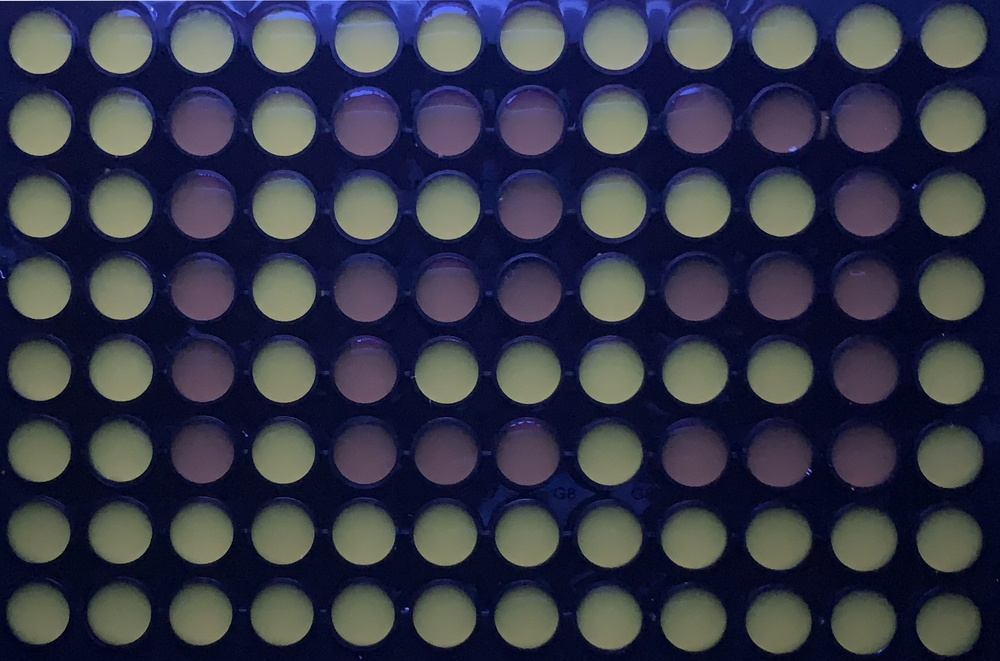
#> input picture code/API/test/test1.jpg, 1000 x 661 px, shrunk from 2417 x 1598 before the run
$ python 'utils_test copy.py'
#> lines starting #> are read from the running program, lines starting #| are printed output that depends on the picture
from typing import List

import cv2

alphabet = ["A","B","C","D","E","F","G","H"]
alphabet_num={"A":1,"B":2,"C":3,"D":4,"E":5,"F":6,"G":7,"H":8}


def char_to_num(id:str)->int:
    """将ID转化为数字"""
    row = alphabet_num[id[0]]
    column = int(id[1:])
    return (row-1)*12+column

def num_to_char(num:int)->str:
    """将数字转化为ID"""
    row = (num-1)//12+1
    column = (num-1)%12+1
    return alphabet[row-1]+str(column)

def get_location(shape,id):
    """给定孔板的形状和孔的ID返回孔的位置"""
    row_block:int = shape[1]//12
    column_block:int = shape[0]//8

    location_row = row_block*((id-1)%12)+row_block//2
    location_column = column_block*((id-1) // 12)+column_block//2
    return location_row,location_column


def quick_judge(path,tol:int)->List[str]:
    """
    快速判断和标准样本是否有差异
    每一块孔板最左边一列为标准样品，给定这一列从而满足误差的兼容
    之后对比从第二列开始的每一个孔，探索其中是否存在不在标准列区间内部的孔
    返回这些孔的ID
    """
#> called with path = './test1.jpg', tol = 20
    img = cv2.imread(path)
#> img is the input picture: shape (661, 1000, 3); mean B, G, R 72.4, 55.5, 52.9

    B, G, R = cv2.split(img)
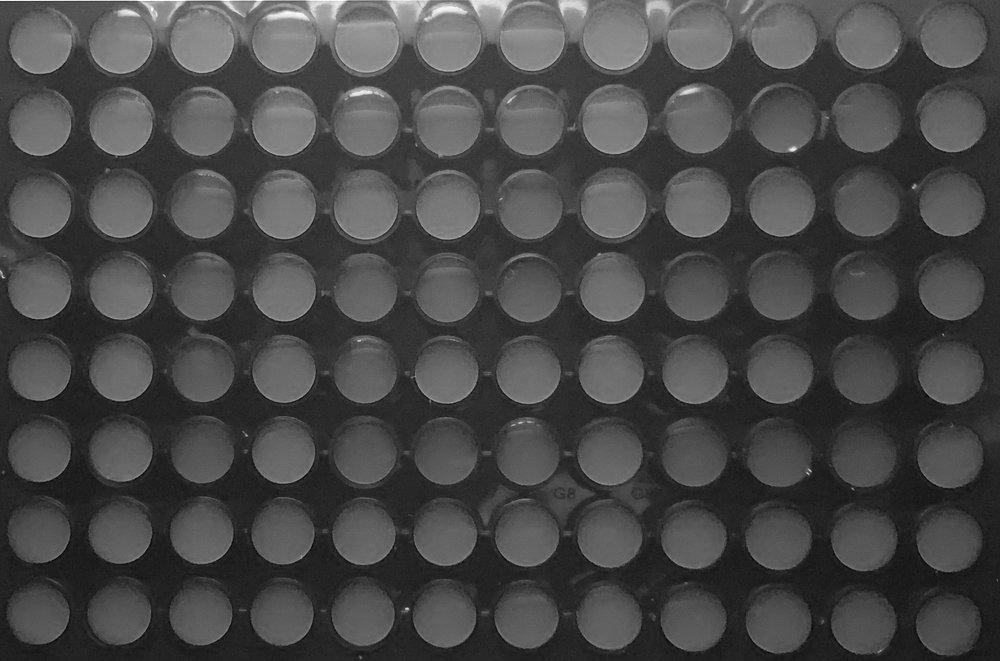
#> B: shape (661, 1000); min 4, max 255, mean 72.4
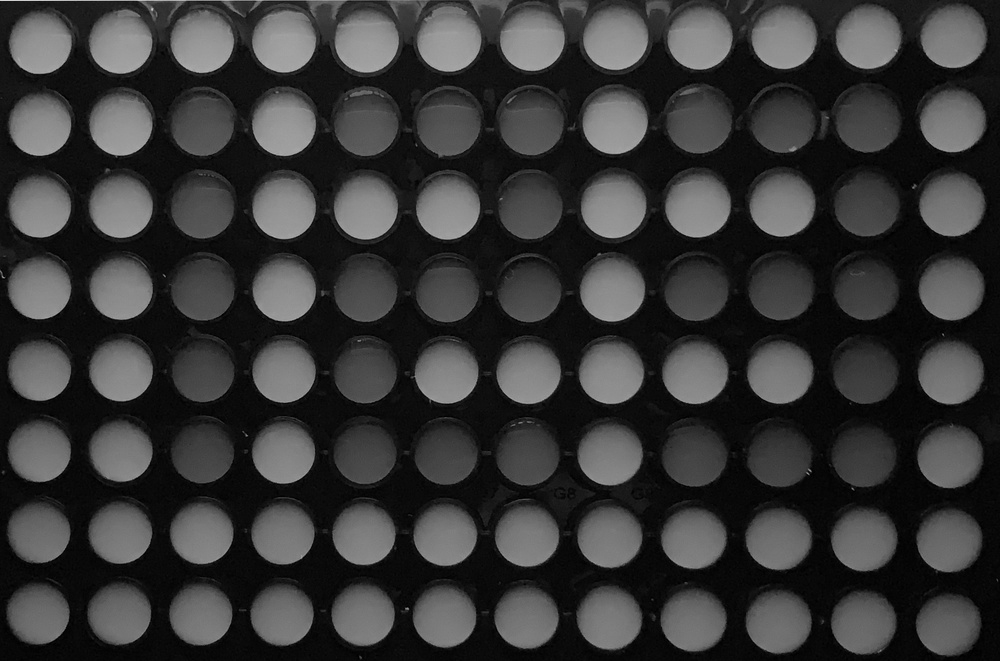
#> G: shape (661, 1000); min 0, max 211, mean 55.5
    HSV = cv2.cvtColor(img, cv2.COLOR_BGR2HSV)
#> HSV: shape (661, 1000, 3); mean H, S, V 97.8, 131.2, 78.1
    H, S, V = cv2.split(HSV)
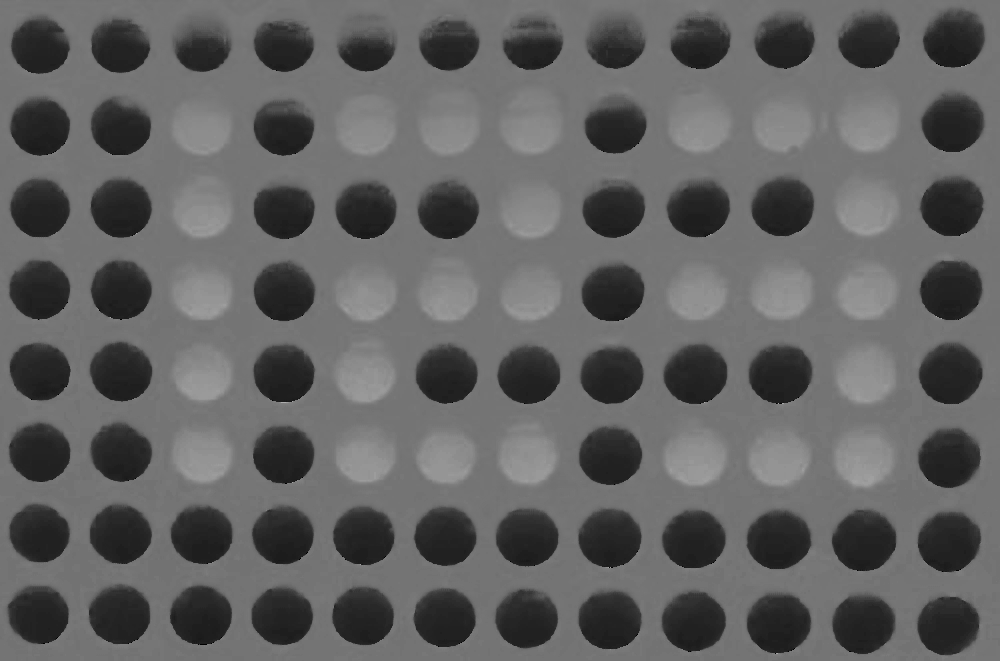
#> H: shape (661, 1000); min 0, max 173, mean 97.8
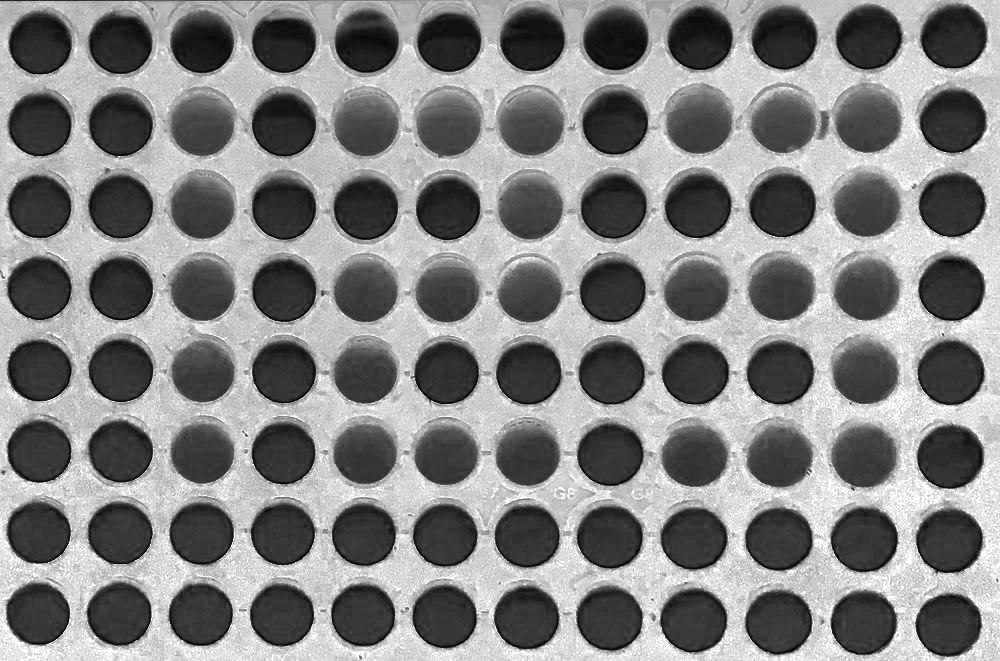
#> S: shape (661, 1000); min 0, max 255, mean 131.2
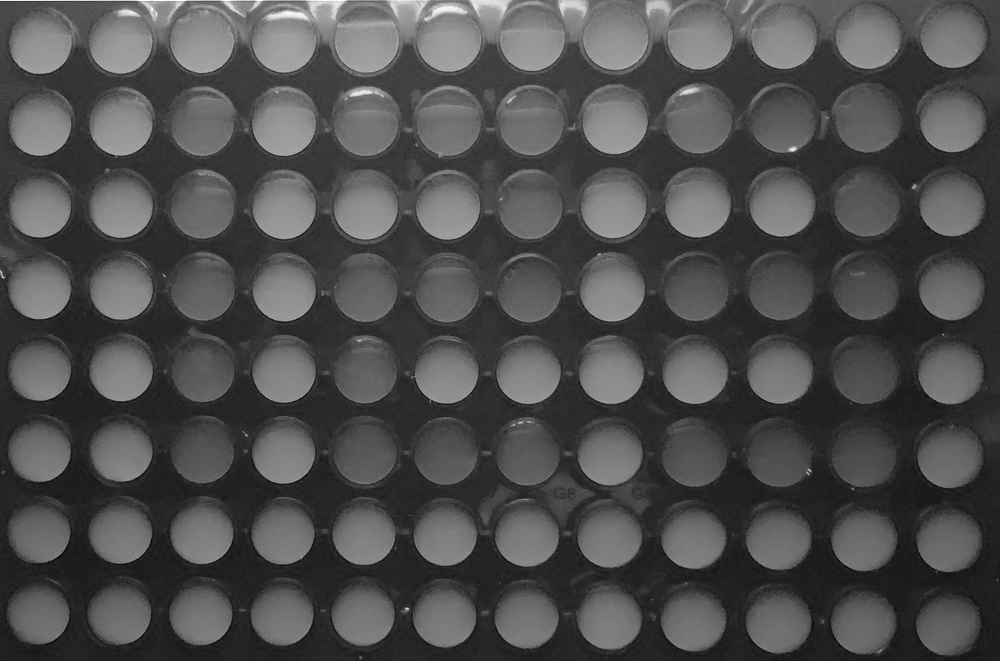
#> V: shape (661, 1000); min 4, max 255, mean 78.1
    data = [R, G, B, H, S, V] #获得在全位置的RGBHSV数据
    shape = B.shape
#> shape = (661, 1000)

    # 计算标准范围
    data = get_data(path,[1,13,25,37,49,61,73,85])
    # 获得标准RGB范围
    R_min = min(data["1"][0],data["13"][0],data["25"][0],data["37"][0],data["49"][0],data["61"][0],data["73"][0],data["85"][0])-tol
#> R_min = 87
    R_max = max(data["1"][0],data["13"][0],data["25"][0],data["37"][0],data["49"][0],data["61"][0],data["73"][0],data["85"][0])+tol
#> R_max = 163

    G_min = min(data["1"][1],data["13"][1],data["25"][1],data["37"][1],data["49"][1],data["61"][1],data["73"][1],data["85"][1])-tol
#> G_min = 89
    G_max = max(data["1"][1],data["13"][1],data["25"][1],data["37"][1],data["49"][1],data["61"][1],data["73"][1],data["85"][1])+tol
#> G_max = 167

    B_min = min(data["1"][2],data["13"][2],data["25"][2],data["37"][2],data["49"][2],data["61"][2],data["73"][2],data["85"][2])-tol
#> B_min = 65
    B_max = max(data["1"][2],data["13"][2],data["25"][2],data["37"][2],data["49"][2],data["61"][2],data["73"][2],data["85"][2])+tol
#> B_max = 142

    ans = []
    # 开始对比
    for i in range(8):
        for j in range(2,13):
            num = i*12+j
            location_row, location_column = get_location(shape, num)
            if R[location_column][location_row]<R_min or R[location_column][location_row]>R_max:
                ans.append(num_to_char(num))
                continue
            if G[location_column][location_row]<G_min or G[location_column][location_row]>G_max:
                ans.append(num_to_char(num))
                continue
            if B[location_column][location_row]<B_min or B[location_column][location_row]>B_max:
                ans.append(num_to_char(num))
                continue
    return ans

def get_data(path,id_list: list) -> dict:
    """输入板的ID和需要的孔编号返回RGBHSV数据 """
    ans = dict()
    img = cv2.imread(path)
    B, G, R = cv2.split(img)
    HSV = cv2.cvtColor(img, cv2.COLOR_BGR2HSV)
    H, S, V = cv2.split(HSV)
    data = [R, G, B, H, S, V] #获得在全位置的RGBHSV数据
    shape = B.shape

    for id in id_list:
        ans[str(id)] = []
        for color in data:
            # 提取每一个区域中心点数据
            location_row, location_column = get_location(shape, id)
            ans[str(id)].append(int(color[location_column][location_row]))
    return ans


def draw_photo(path):
    """绘制所有的圈位置，用于调试"""
    img = cv2.imread(path)
    B, G, R = cv2.split(img)

    shape = B.shape
    for id in range(1,97):
        cv2.circle(img, get_location(shape,id), 30, (0,255,0), 0)
    cv2.imshow("img", img)
    cv2.waitKey(0)
    cv2.destroyAllWindows()


if __name__ == "__main__":
    path = f"./test1.jpg"
    print(quick_judge(path,20))

$ run again, with code/API/test/3495b896-bbb9-11ed-b96f-3effe0df1b5c.jpg copied over code/API/test/test1.jpg
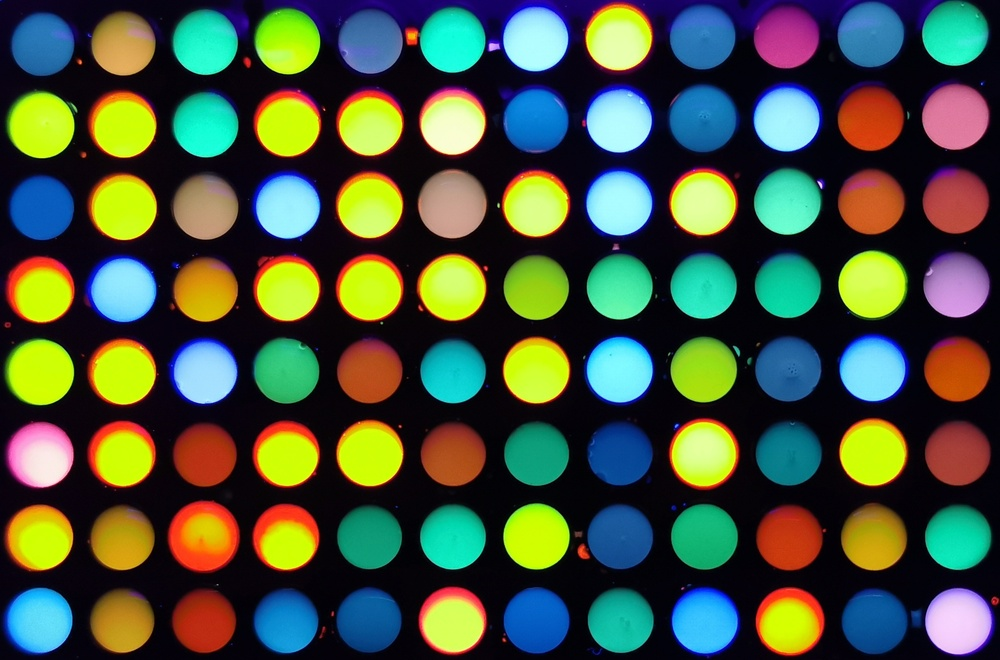
#> input picture code/API/test/3495b896-bbb9-11ed-b96f-3effe0df1b5c.jpg, 1000 x 660 px, shrunk from 2287 x 1510 before the run
#> in quick_judge, img is the input picture: shape (660, 1000, 3); mean B, G, R 63.1, 84.7, 71.7
#> HSV: shape (660, 1000, 3); mean H, S, V 95.5, 201, 115.4
#> in quick_judge, `H, S, V = cv2.split(HSV)`:
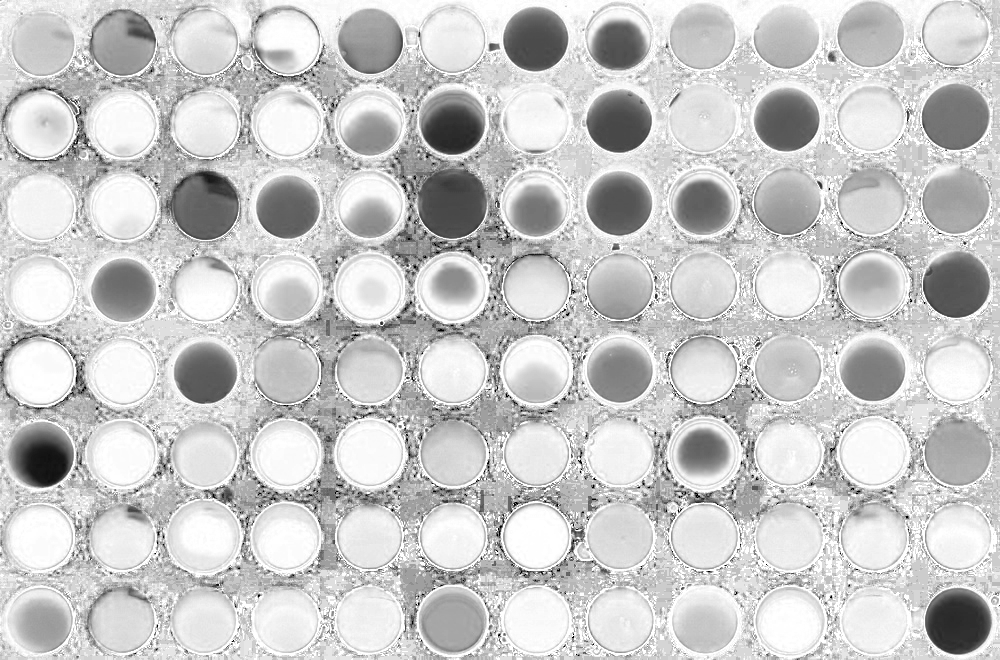
#> S: shape (660, 1000); min 0, max 255, mean 201
#> in quick_judge, `H, S, V = cv2.split(HSV)`:
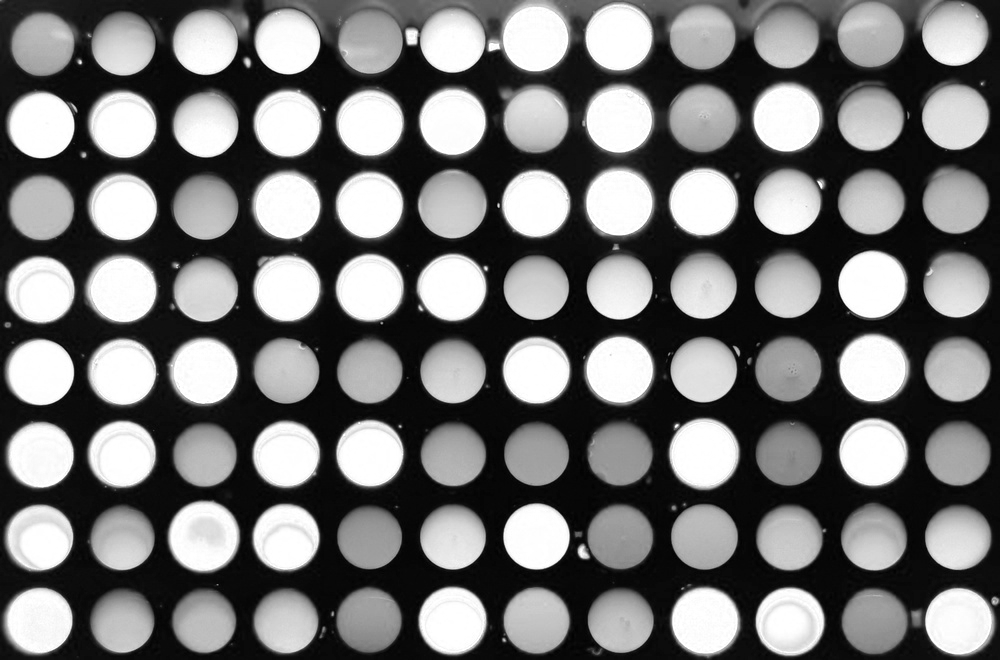
#> V: shape (660, 1000); min 0, max 255, mean 115.4
